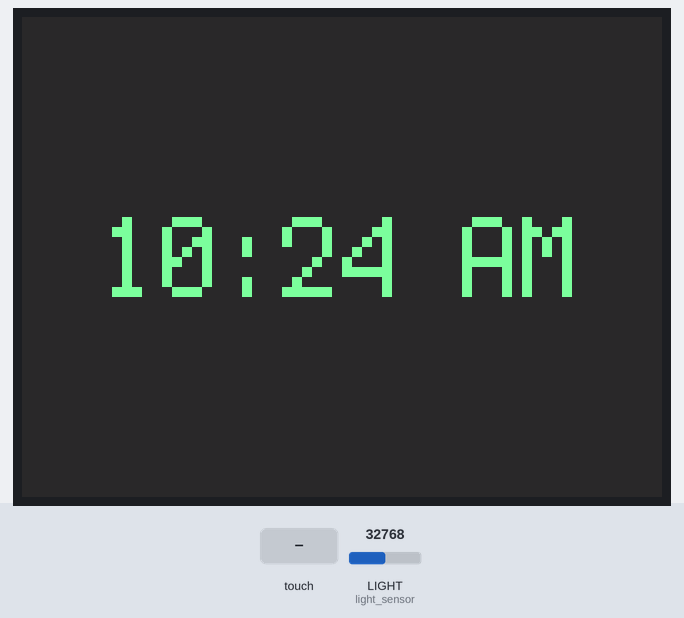
A program run on a simulated Adafruit PyPortal running CircuitPython. Parts: 320×240 colour display. The inputs (shaded band) are chosen by the test bench; at power-on: LIGHT (light_sensor) = 32768 (analog values on the 0–65535 scale). WiFi joins after 1.5 s; the clock reads 2024-03-15 10:24:30 at power-on unless the program sets it; values from a settings file that is not in the repository are placeholders; what the program prints to the serial console is not drawn.

Above: at 2.7 s.
2.8 s: LIGHT (light_sensor) set to 20992
4.3 s: LIGHT (light_sensor) set to 19472
6.0 s: touch panel pressed at 13 % / 10 % of its raw x / y range
At 6.9 s:
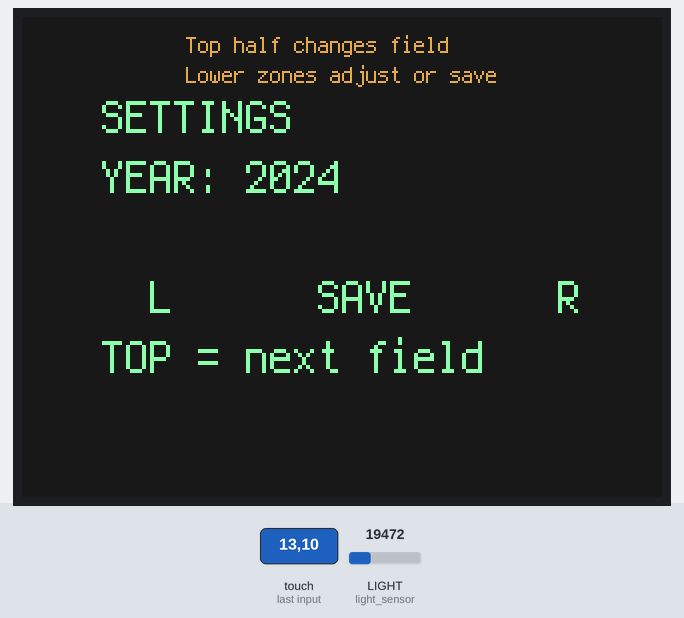
7.5 s: touch panel pressed at 38 % / 50 % of its raw x / y range
At 7.7 s:
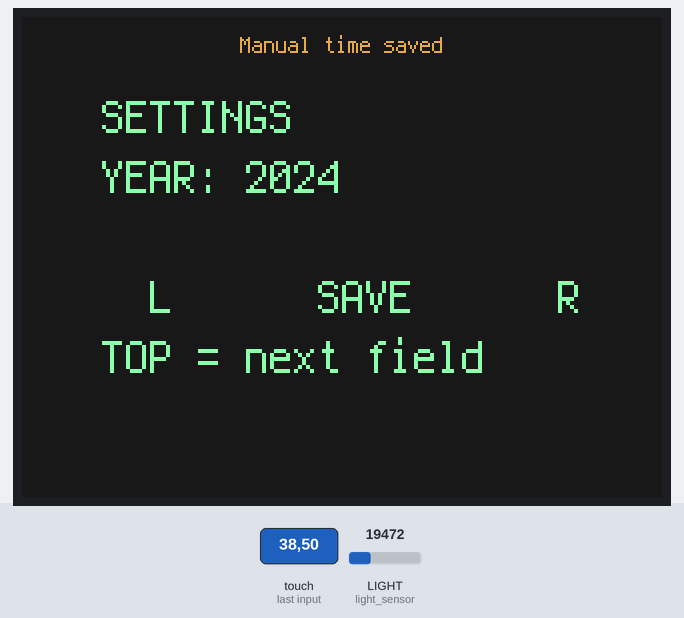
At 8.7 s:
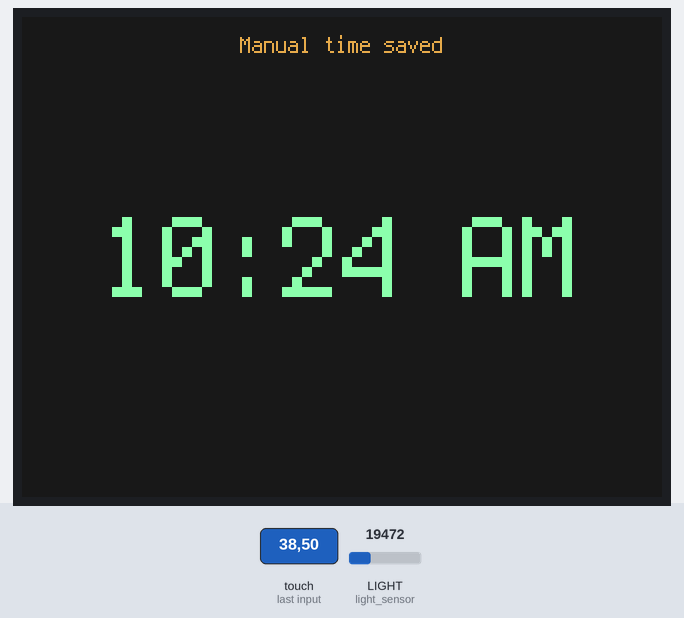
9.3 s: LIGHT (light_sensor) set to 20655
10.8 s: touch panel pressed at 38 % / 10 % of its raw x / y range
At 11.8 s:
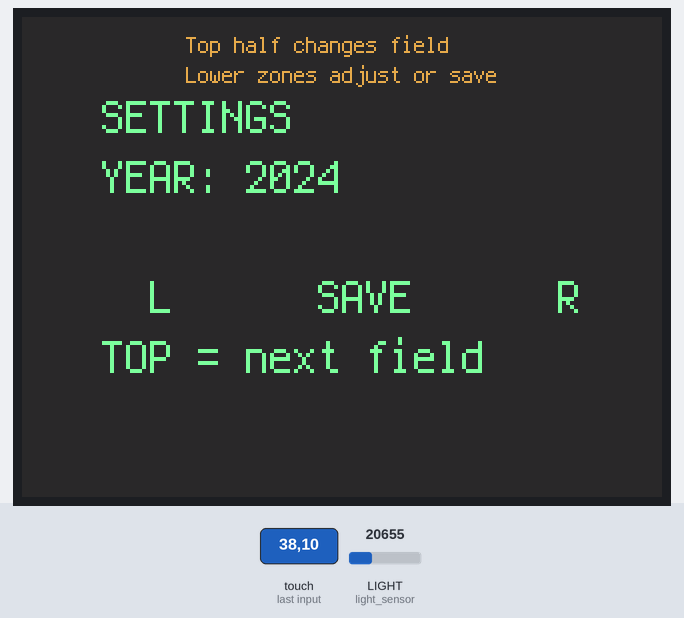
Timing chart, 0 to 13.3 s (numbered marks = the images above; inputs shaded):
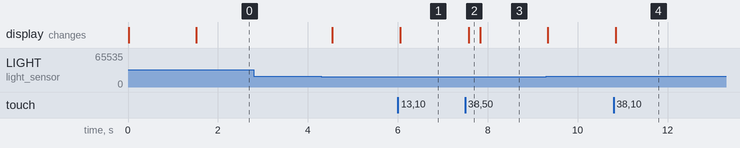

The program:

code.py
```python
import os
import time

import adafruit_connection_manager
import adafruit_requests
import analogio
import board
import busio
import digitalio
import displayio
import rtc
import terminalio
from adafruit_display_text.label import Label
from adafruit_esp32spi import adafruit_esp32spi, adafruit_esp32spi_wifimanager

try:
    import adafruit_touchscreen
except ImportError:
    adafruit_touchscreen = None

DAY_LIGHT_THRESHOLD = 20000
NIGHT_LIGHT_THRESHOLD = 12000
TIME_SYNC_INTERVAL_SECONDS = 3600
VIEW_TIME_SECONDS = 18
VIEW_DATE_SECONDS = 10
ENABLE_NETWORK_SYNC = False
SETTINGS_FIELD_LIMITS = (
    (2024, 2100),
    (1, 12),
    (1, 31),
    (1, 12),
    (0, 59),
    (0, 59),
)

light_sensor = analogio.AnalogIn(board.LIGHT)
last_sync_attempt = 0
current_view = "time"
last_view_change = time.monotonic()
settings_mode = False
settings_index = 0
settings_values = None
touchscreen = None


# Create a display group to hold our visual elements
main_group = displayio.Group()
board.DISPLAY.root_group = main_group

# Create the base background color palette and tilegrid.
bg_palette = displayio.Palette(1)
bg_palette[0] = 0x0A0A0A  # Near-black: consistent startup and runtime background
bg_bitmap = displayio.Bitmap(board.DISPLAY.width, board.DISPLAY.height, 1)
bg_tilegrid = displayio.TileGrid(bg_bitmap, pixel_shader=bg_palette)
main_group.append(bg_tilegrid)

# Create the main label that reflects the active lighting mode.
text_label = Label(
    terminalio.FONT,
    text="",
    color=0x7CFF9C,  # Soft green digits for the analog-digital look
    scale=5,
    x=0,
    y=0,
)
text_label.anchor_point = (0.5, 0.5)
text_label.anchored_position = (board.DISPLAY.width // 2, board.DISPLAY.height // 2)
main_group.append(text_label)

warning_banner = Label(
    terminalio.FONT,
    text="",
    color=0xE7A84D,  # Warm amber warning accent
    scale=1,
    x=0,
    y=8,
)
warning_banner.anchor_point = (0.5, 0.0)
warning_banner.anchored_position = (board.DISPLAY.width // 2, 8)
warning_banner.hidden = True
main_group.append(warning_banner)

ssid = os.getenv("CIRCUITPY_WIFI_SSID")
password = os.getenv("CIRCUITPY_WIFI_PASSWORD")

if ssid is None:
    ssid = ""
if password is None:
    password = ""

wifi_configured = bool(ssid.strip() and password.strip())

if wifi_configured:
    esp32_cs = digitalio.DigitalInOut(board.ESP_CS)
    esp32_ready = digitalio.DigitalInOut(board.ESP_BUSY)
    esp32_reset = digitalio.DigitalInOut(board.ESP_RESET)
    spi = busio.SPI(board.SCK, board.MOSI, board.MISO)
    esp = adafruit_esp32spi.ESP_SPIcontrol(
        spi, esp32_cs, esp32_ready, esp32_reset, debug=False
    )
    pool = adafruit_connection_manager.get_radio_socketpool(esp)
    ssl_context = adafruit_connection_manager.get_radio_ssl_context(esp)
    requests = adafruit_requests.Session(pool, ssl_context)

    if esp.status == adafruit_esp32spi.WL_IDLE_STATUS:
        print("ESP32 found and in idle mode")
        print("Firmware vers.", esp.firmware_version)
        print("MAC addr:", [hex(i) for i in esp.MAC_address])

    for ap in esp.scan_networks():
        try:
            ssid_name = str(ap.ssid, "utf-8")
        except Exception:
            ssid_name = str(ap.ssid)
        print("\t%s\t\tRSSI: %d" % (ssid_name, ap.rssi))

    print("Connecting to AP...")
    while not esp.is_connected:
        try:
            esp.connect_AP(ssid, password)
        except RuntimeError as exc:
            print("could not connect to AP, retrying:", exc)
            continue

    print("Connected to AP")
    print("WiFi connected:", esp.is_connected)

    wifi = adafruit_esp32spi_wifimanager.WiFiManager(
        esp, ssid, password, debug=True
    )
else:
    esp = None
    wifi = None
    requests = None
    print("WiFi credentials missing or blank; skipping connection and sync polling.")


def initialize_touchscreen():
    """Set up the PyPortal touchscreen when available for manual settings input."""
    global touchscreen
    if adafruit_touchscreen is None:
        touchscreen = None
        return

    try:
        touchscreen = adafruit_touchscreen.Touchscreen(
            board.TOUCH_XL,
            board.TOUCH_XR,
            board.TOUCH_YD,
            board.TOUCH_YU,
            calibration=((5200, 59000), (5800, 57000)),
            size=(board.DISPLAY.width, board.DISPLAY.height),
        )
    except Exception as exc:
        print("TOUCH_INIT_ERROR:", exc)
        touchscreen = None


def get_ambient_lighting():
    """Return the raw analog value from the PyPortal light sensor."""
    return light_sensor.value


def get_light_mode(light_level):
    """Return the current display mode based on the ambient lighting level."""
    if light_level < NIGHT_LIGHT_THRESHOLD:
        return "night"
    if light_level < DAY_LIGHT_THRESHOLD:
        return "dim"
    return "day"


def apply_light_theme(light_level):
    """Update the screen backlight and UI palette based on ambient light."""
    mode = get_light_mode(light_level)
    base_brightness = 0.35 if mode == "night" else 0.7 if mode == "dim" else 1.0

    if mode == "night":
        board.DISPLAY.brightness = base_brightness
        bg_palette[0] = 0x0A0A0A  # Near-black background for low-glare night view
        text_label.color = 0x7CFF9C  # Green numerals for a classic clock glow
        warning_banner.color = 0xE7A84D  # Warm amber warning accent
    elif mode == "dim":
        board.DISPLAY.brightness = base_brightness
        bg_palette[0] = 0x1B1B1B  # Dark gray for dim indoor lighting
        text_label.color = 0x8DFFAC  # Slightly brighter green in dim mode
        warning_banner.color = 0xE7A84D  # Warm amber warning accent
    else:
        board.DISPLAY.brightness = base_brightness
        bg_palette[0] = 0x2A2A2A  # Medium gray for daytime contrast
        text_label.color = 0x7CFF9C  # Green numerals remain the main focal point
        warning_banner.color = 0xE7A84D  # Warm amber remains readable against gray


def set_warning_banner(message):
    """Show or hide the sync warning banner without breaking the UI loop."""
    if message:
        warning_banner.text = message
        warning_banner.hidden = False
    else:
        warning_banner.text = ""
        warning_banner.hidden = True


if not wifi_configured:
    set_warning_banner("Wi-Fi Not Connected")


def format_time_string():
    """Return the current local time in a large, readable 12-hour format."""
    current = time.localtime()
    hour = current[3] % 12 or 12
    minute = current[4]
    meridiem = "AM" if current[3] < 12 else "PM"
    return "{0}:{1:02d} {2}".format(hour, minute, meridiem)


def format_date_string():
    """Return the current date on two lines without the year."""
    current = time.localtime()
    weekdays = [
        "Monday",
        "Tuesday",
        "Wednesday",
        "Thursday",
        "Friday",
        "Saturday",
        "Sunday",
    ]
    months = [
        "January",
        "February",
        "March",
        "April",
        "May",
        "June",
        "July",
        "August",
        "September",
        "October",
        "November",
        "December",
    ]
    return "{0}\n{1} {2}".format(
        weekdays[current[6]], months[current[1] - 1], current[2]
    )


def update_main_view():
    """Render either the time or date view and switch on a timed interval."""
    global current_view, last_view_change

    now = time.monotonic()
    duration = VIEW_TIME_SECONDS if current_view == "time" else VIEW_DATE_SECONDS

    if (now - last_view_change) >= duration:
        current_view = "date" if current_view == "time" else "time"
        last_view_change = now

    if current_view == "time":
        text_label.text = format_time_string()
        text_label.scale = 5
        text_label.anchored_position = (
            board.DISPLAY.width // 2,
            board.DISPLAY.height // 2,
        )
    else:
        text_label.text = format_date_string()
        text_label.scale = 3
        text_label.anchored_position = (
            board.DISPLAY.width // 2,
            board.DISPLAY.height // 2,
        )


def clamp_field_value(index, value):
    """Keep a settings field inside its valid range with wraparound support."""
    minimum, maximum = SETTINGS_FIELD_LIMITS[index]
    if value < minimum:
        return maximum
    if value > maximum:
        return minimum
    return value


def get_current_settings_values():
    """Read the live RTC clock into a set of editable values for the settings UI."""
    current = time.localtime()
    hour = current[3] % 12 or 12
    meridiem = "AM" if current[3] < 12 else "PM"
    return [
        current[0],
        current[1],
        current[2],
        hour,
        current[4],
        current[5],
        meridiem,
    ]


def build_rtc_datetime_tuple(year, month, day, hour, minute, second, meridiem):
    """Build an RTC-safe struct_time tuple for CircuitPython."""
    return time.struct_time((year, month, day, hour, minute, second, 0, -1, -1))


def commit_manual_time():
    """Apply the selected manual date/time to the board clock."""
    global settings_mode, last_sync_attempt, settings_values

    if settings_values is None:
        settings_values = get_current_settings_values()

    year, month, day, hour, minute, second, meridiem = settings_values
    year = clamp_field_value(0, year)
    month = clamp_field_value(1, month)
    day = clamp_field_value(2, day)
    hour = clamp_field_value(3, hour)
    minute = clamp_field_value(4, minute)
    second = clamp_field_value(5, second)

    if meridiem == "PM" and hour != 12:
        hour_24 = hour + 12
    elif meridiem == "AM" and hour == 12:
        hour_24 = 0
    else:
        hour_24 = hour

    rtc.RTC().datetime = build_rtc_datetime_tuple(
        year, month, day, hour_24, minute, second, meridiem
    )
    last_sync_attempt = time.monotonic()
    settings_mode = False
    set_warning_banner("Manual time saved")


def render_settings_view():
    """Display a touch-friendly settings screen that allows date/time adjustment."""
    global settings_values, settings_index

    if settings_values is None:
        settings_values = get_current_settings_values()

    field_names = ["YEAR", "MONTH", "DAY", "HOUR", "MINUTE", "SECOND", "AM/PM"]
    current_field = field_names[settings_index]
    current_value = settings_values[settings_index]
    left_label = "L"
    right_label = "R"
    center_label = "SAVE"
    text_label.text = (
        "SETTINGS\n"
        "{0}: {1}\n\n"
        "  {2}      {3}      {4}\n"
        "TOP = next field"
    ).format(
        current_field,
        current_value,
        left_label,
        center_label,
        right_label,
    )
    text_label.scale = 2
    text_label.anchored_position = (
        board.DISPLAY.width // 2,
        (board.DISPLAY.height // 2) - 10,
    )
    set_warning_banner("Top half changes field\nLower zones adjust or save")


def open_settings():
    """Open a manual clock configuration screen."""
    global settings_mode, settings_values, settings_index
    settings_mode = True
    settings_values = get_current_settings_values()
    settings_index = 0
    render_settings_view()


def handle_settings_input():
    """Translate touchscreen taps into setting changes or save actions."""
    global settings_index, settings_values

    if touchscreen is None or settings_values is None:
        return

    touch = touchscreen.touch_point
    if touch is None:
        return

    if hasattr(touch, "x") and hasattr(touch, "y"):
        x = touch.x
        y = touch.y
    elif isinstance(touch, (tuple, list)) and len(touch) >= 2:
        x = touch[0]
        y = touch[1]
    else:
        return

    width = board.DISPLAY.width
    height = board.DISPLAY.height

    if y < height * 0.45:
        if x < width * 0.5:
            settings_index = (settings_index - 1) % len(settings_values)
        else:
            settings_index = (settings_index + 1) % len(settings_values)
        render_settings_view()
        return

    if x < width * 0.33:
        if settings_index == len(settings_values) - 1:
            settings_values[settings_index] = (
                "AM" if settings_values[settings_index] == "PM" else "PM"
            )
        else:
            settings_values[settings_index] = clamp_field_value(
                settings_index, settings_values[settings_index] - 1
            )
        render_settings_view()
        return

    if x > width * 0.66:
        if settings_index == len(settings_values) - 1:
            settings_values[settings_index] = (
                "AM" if settings_values[settings_index] == "PM" else "PM"
            )
        else:
            settings_values[settings_index] = clamp_field_value(
                settings_index, settings_values[settings_index] + 1
            )
        render_settings_view()
        return

    commit_manual_time()


def sync_time_from_network():
    """Fetch the current unix time and update the RTC once the radio is connected."""
    global last_sync_attempt
    response = None
    last_sync_attempt = time.monotonic()

    if not wifi_configured:
        return False

    try:
        if requests is None:
            raise RuntimeError("Wi-Fi not initialized")

        response = requests.get("https://worldtimeapi.org/api/ip", timeout=20)
        if response.status_code != 200:
            raise RuntimeError("HTTP status {}".format(response.status_code))

        payload = response.json()
        if "unixtime" not in payload:
            raise ValueError("Missing unixtime field")

        current = time.localtime(int(payload["unixtime"]))
        rtc.RTC().datetime = time.struct_time(
            (
                current[0],
                current[1],
                current[2],
                current[3],
                current[4],
                current[5],
                current[6],
                -1,
                -1,
            )
        )
        set_warning_banner("")
        return True
    except Exception as exc:
        if wifi_configured:
            print("SYNC_ERROR:", exc)
            set_warning_banner("Warning: Sync Failed")
        else:
            set_warning_banner("Wi-Fi Not Connected")
        return False
    finally:
        if response is not None:
            try:
                response.close()
            except Exception:
                pass


initialize_touchscreen()
if not wifi_configured:
    set_warning_banner("Wi-Fi Not Connected")
else:
    set_warning_banner("")
update_main_view()

while True:
    current_light = get_ambient_lighting()
    apply_light_theme(current_light)

    if settings_mode:
        render_settings_view()
        handle_settings_input()
    else:
        update_main_view()
        if touchscreen is not None:
            if touchscreen.touch_point is not None:
                open_settings()

    if (
        ENABLE_NETWORK_SYNC
        and requests is not None
        and not settings_mode
        and (time.monotonic() - last_sync_attempt) >= TIME_SYNC_INTERVAL_SECONDS
    ):
        sync_time_from_network()

    time.sleep(0.25)
```

Measured:
- after the input at 2.8 s, every drawn part: stays the same
- after the input at 6.0 s, the display: changes after 0.05 s (image 1)
- after the input at 7.5 s, the display: changes after 0.08 s (image 2)
- after the input at 10.8 s, the display: changes after 0.05 s (image 4)
